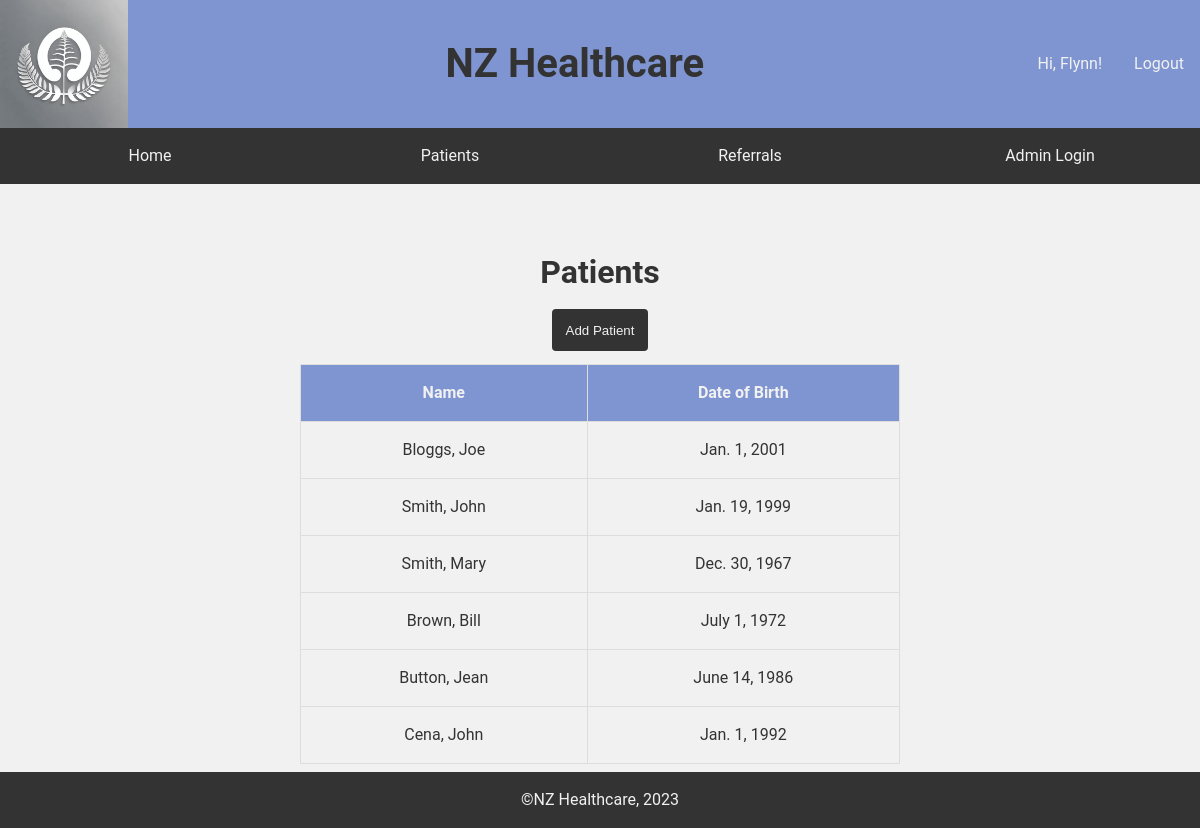
The app's page /patients/ (signed in), older data.
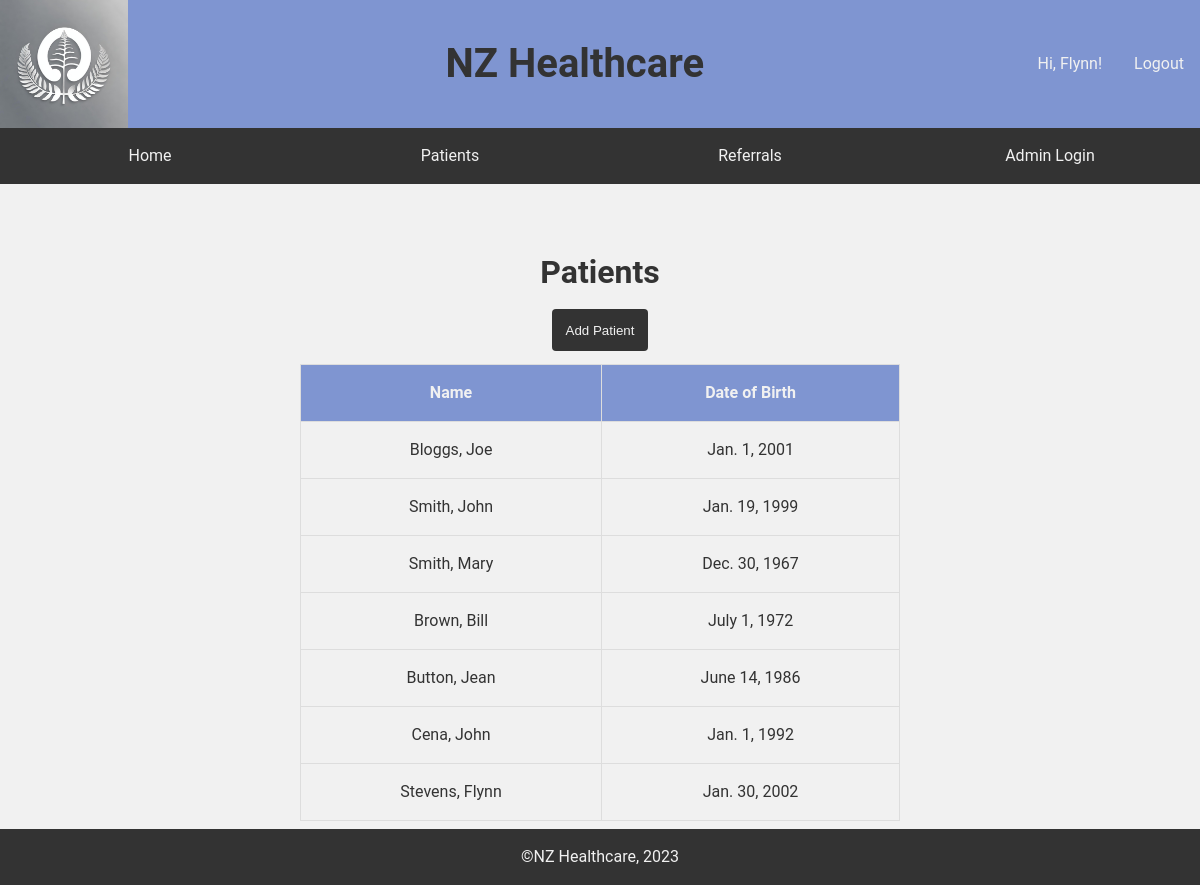
The same page, newer data.
### patients/models.py (models this page shows, shortened)
class Patient(models.Model):
    first_name = models.CharField(max_length=50)
    last_name = models.CharField(max_length=80)
    phone_number = models.CharField(max_length=12)
    date_of_birth = models.DateField()

### patients/views.py (the view)
# urls.py: path('patients/', views.patient_list, name='patient_list'),
@login_required
def patient_list(request):
    patients = Patient.objects.all()
    return render(request, 'patient_list.html', {'patients': patients})

### patients/templates/patient_list.html
{% extends 'base.html' %} {% block title %}Patients - NZ Healthcare{%endblock%} {% block content %}
<h1>Patients</h1>
<button onclick="window.location.href='{% url 'add_patient' %}'">Add Patient</button>
<table>
  <tr>
    <th>Name</th>
    <th>Date of Birth</th>
  </tr>
  {% for patient in patients %}
    <tr onclick="window.location.href='{% url 'patient_detail' patient.id %}'"; style="cursor: pointer;">
      <td>
        <p>
            {{ patient.last_name }}, {{ patient.first_name }}
        </p>
      </td>
      <td>{{ patient.date_of_birth }}</td>
    </tr>
  {% endfor %}
</table>
{% endblock %}

Row changes from the older to the newer data that the page shows:
added Patient: last_name "Stevens", first_name "Flynn", date_of_birth "Jan. 30, 2002"
